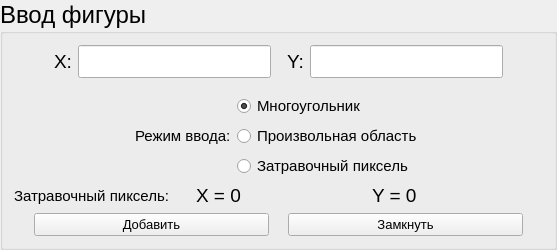
    <widget class="QGroupBox" name="groupBox">
     <property name="font">
      <font>
       <pointsize>18</pointsize>
      </font>
     </property>
     <property name="title">
      <string>Ввод фигуры</string>
     </property>
     <layout class="QVBoxLayout" name="verticalLayout_3">
      <item>
       <layout class="QHBoxLayout" name="horizontalLayout_4">
        <item>
         <spacer name="horizontalSpacer">
          <property name="orientation">
           <enum>Qt::Horizontal</enum>
          </property>
          <property name="sizeType">
           <enum>QSizePolicy::Fixed</enum>
          </property>
          <property name="sizeHint" stdset="0">
           <size>
            <width>40</width>
            <height>20</height>
           </size>
          </property>
         </spacer>
        </item>
        <item>
         <layout class="QHBoxLayout" name="horizontalLayout_2">
          <item>
           <widget class="QLabel" name="label">
            <property name="sizePolicy">
             <sizepolicy hsizetype="Fixed" vsizetype="Preferred">
              <horstretch>0</horstretch>
              <verstretch>0</verstretch>
             </sizepolicy>
            </property>
            <property name="font">
             <font>
              <pointsize>14</pointsize>
             </font>
            </property>
            <property name="text">
             <string>X:</string>
            </property>
           </widget>
          </item>
          <item>
           <widget class="QLineEdit" name="lineEditX">
            <property name="font">
             <font>
              <pointsize>16</pointsize>
             </font>
            </property>
           </widget>
          </item>
         </layout>
        </item>
        <item>
         <spacer name="horizontalSpacer_2">
          <property name="orientation">
           <enum>Qt::Horizontal</enum>
          </property>
          <property name="sizeType">
           <enum>QSizePolicy::Fixed</enum>
          </property>
          <property name="sizeHint" stdset="0">
           <size>
            <width>10</width>
            <height>20</height>
           </size>
          </property>
         </spacer>
        </item>
        <item>
         <layout class="QHBoxLayout" name="horizontalLayout">
          <item>
           <widget class="QLabel" name="label_2">
            <property name="sizePolicy">
             <sizepolicy hsizetype="Fixed" vsizetype="Preferred">
              <horstretch>0</horstretch>
              <verstretch>0</verstretch>
             </sizepolicy>
            </property>
            <property name="font">
             <font>
              <pointsize>14</pointsize>
             </font>
            </property>
            <property name="text">
             <string>Y:</string>
            </property>
           </widget>
          </item>
          <item>
           <widget class="QLineEdit" name="lineEditY">
            <property name="font">
             <font>
              <pointsize>16</pointsize>
             </font>
            </property>
           </widget>
          </item>
         </layout>
        </item>
        <item>
         <spacer name="horizontalSpacer_3">
          <property name="orientation">
           <enum>Qt::Horizontal</enum>
          </property>
          <property name="sizeType">
           <enum>QSizePolicy::Fixed</enum>
          </property>
          <property name="sizeHint" stdset="0">
           <size>
            <width>40</width>
            <height>20</height>
           </size>
          </property>
         </spacer>
        </item>
       </layout>
      </item>
      <item>
       <spacer name="verticalSpacer_3">
        <property name="orientation">
         <enum>Qt::Vertical</enum>
        </property>
        <property name="sizeType">
         <enum>QSizePolicy::Fixed</enum>
        </property>
        <property name="sizeHint" stdset="0">
         <size>
          <width>20</width>
          <height>10</height>
         </size>
        </property>
       </spacer>
      </item>
      <item>
       <layout class="QHBoxLayout" name="horizontalLayout_8">
        <item>
         <spacer name="horizontalSpacer_9">
          <property name="orientation">
           <enum>Qt::Horizontal</enum>
          </property>
          <property name="sizeHint" stdset="0">
           <size>
            <width>40</width>
            <height>20</height>
           </size>
          </property>
         </spacer>
        </item>
        <item>
         <widget class="QLabel" name="label_6">
          <property name="font">
           <font>
            <pointsize>11</pointsize>
           </font>
          </property>
          <property name="text">
           <string>Режим ввода:</string>
          </property>
         </widget>
        </item>
        <item>
         <layout class="QVBoxLayout" name="verticalLayout">
          <item>
           <widget class="QRadioButton" name="figureRadioButton">
            <property name="font">
             <font>
              <pointsize>11</pointsize>
             </font>
            </property>
            <property name="text">
             <string>Многоугольник</string>
            </property>
            <property name="checked">
             <bool>true</bool>
            </property>
           </widget>
          </item>
          <item>
           <widget class="QRadioButton" name="arbitraryRadioButton">
            <property name="font">
             <font>
              <pointsize>11</pointsize>
             </font>
            </property>
            <property name="text">
             <string>Произвольная область</string>
            </property>
           </widget>
          </item>
          <item>
           <widget class="QRadioButton" name="seedRadioButton">
            <property name="sizePolicy">
             <sizepolicy hsizetype="Fixed" vsizetype="Fixed">
              <horstretch>0</horstretch>
              <verstretch>0</verstretch>
             </sizepolicy>
            </property>
            <property name="font">
             <font>
              <pointsize>11</pointsize>
             </font>
            </property>
            <property name="text">
             <string>Затравочный пиксель</string>
            </property>
           </widget>
          </item>
         </layout>
        </item>
        <item>
         <spacer name="horizontalSpacer_13">
          <property name="orientation">
           <enum>Qt::Horizontal</enum>
          </property>
          <property name="sizeHint" stdset="0">
           <size>
            <width>40</width>
            <height>20</height>
           </size>
          </property>
         </spacer>
        </item>
       </layout>
      </item>
      <item>
       <layout class="QHBoxLayout" name="horizontalLayout_12">
        <item>
         <widget class="QLabel" name="label_9">
          <property name="sizePolicy">
           <sizepolicy hsizetype="Preferred" vsizetype="Preferred">
            <horstretch>0</horstretch>
            <verstretch>0</verstretch>
           </sizepolicy>
          </property>
          <property name="font">
           <font>
            <pointsize>11</pointsize>
           </font>
          </property>
          <property name="text">
           <string>Затравочный пиксель:</string>
          </property>
         </widget>
        </item>
        <item>
         <spacer name="horizontalSpacer_17">
          <property name="orientation">
           <enum>Qt::Horizontal</enum>
          </property>
          <property name="sizeType">
           <enum>QSizePolicy::Fixed</enum>
          </property>
          <property name="sizeHint" stdset="0">
           <size>
            <width>5</width>
            <height>20</height>
           </size>
          </property>
         </spacer>
        </item>
        <item>
         <widget class="QLabel" name="XLabel">
          <property name="sizePolicy">
           <sizepolicy hsizetype="Preferred" vsizetype="Preferred">
            <horstretch>0</horstretch>
            <verstretch>0</verstretch>
           </sizepolicy>
          </property>
          <property name="font">
           <font>
            <pointsize>14</pointsize>
           </font>
          </property>
          <property name="text">
           <string>X = 0</string>
          </property>
         </widget>
        </item>
        <item>
         <widget class="QLabel" name="YLabel">
          <property name="sizePolicy">
           <sizepolicy hsizetype="Preferred" vsizetype="Preferred">
            <horstretch>0</horstretch>
            <verstretch>0</verstretch>
           </sizepolicy>
          </property>
          <property name="font">
           <font>
            <pointsize>14</pointsize>
           </font>
          </property>
          <property name="text">
           <string>Y = 0</string>
          </property>
         </widget>
        </item>
       </layout>
      </item>
      <item>
       <layout class="QHBoxLayout" name="horizontalLayout_3">
        <item>
         <spacer name="horizontalSpacer_5">
          <property name="orientation">
           <enum>Qt::Horizontal</enum>
          </property>
          <property name="sizeType">
           <enum>QSizePolicy::Fixed</enum>
          </property>
          <property name="sizeHint" stdset="0">
           <size>
            <width>20</width>
            <height>20</height>
           </size>
          </property>
         </spacer>
        </item>
        <item>
         <widget class="QPushButton" name="addPointButton">
          <property name="font">
           <font>
            <pointsize>10</pointsize>
           </font>
          </property>
          <property name="text">
           <string>Добавить</string>
          </property>
         </widget>
        </item>
        <item>
         <spacer name="horizontalSpacer_4">
          <property name="orientation">
           <enum>Qt::Horizontal</enum>
          </property>
          <property name="sizeType">
           <enum>QSizePolicy::Fixed</enum>
          </property>
          <property name="sizeHint" stdset="0">
           <size>
            <width>13</width>
            <height>20</height>
           </size>
          </property>
         </spacer>
        </item>
        <item>
         <widget class="QPushButton" name="finishFigureButton">
          <property name="font">
           <font>
            <pointsize>10</pointsize>
           </font>
          </property>
          <property name="text">
           <string>Замкнуть</string>
          </property>
         </widget>
        </item>
        <item>
         <spacer name="horizontalSpacer_27">
          <property name="orientation">
           <enum>Qt::Horizontal</enum>
          </property>
          <property name="sizeType">
           <enum>QSizePolicy::Fixed</enum>
          </property>
          <property name="sizeHint" stdset="0">
           <size>
            <width>20</width>
            <height>20</height>
           </size>
          </property>
         </spacer>
        </item>
       </layout>
      </item>
     </layout>
    </widget>
